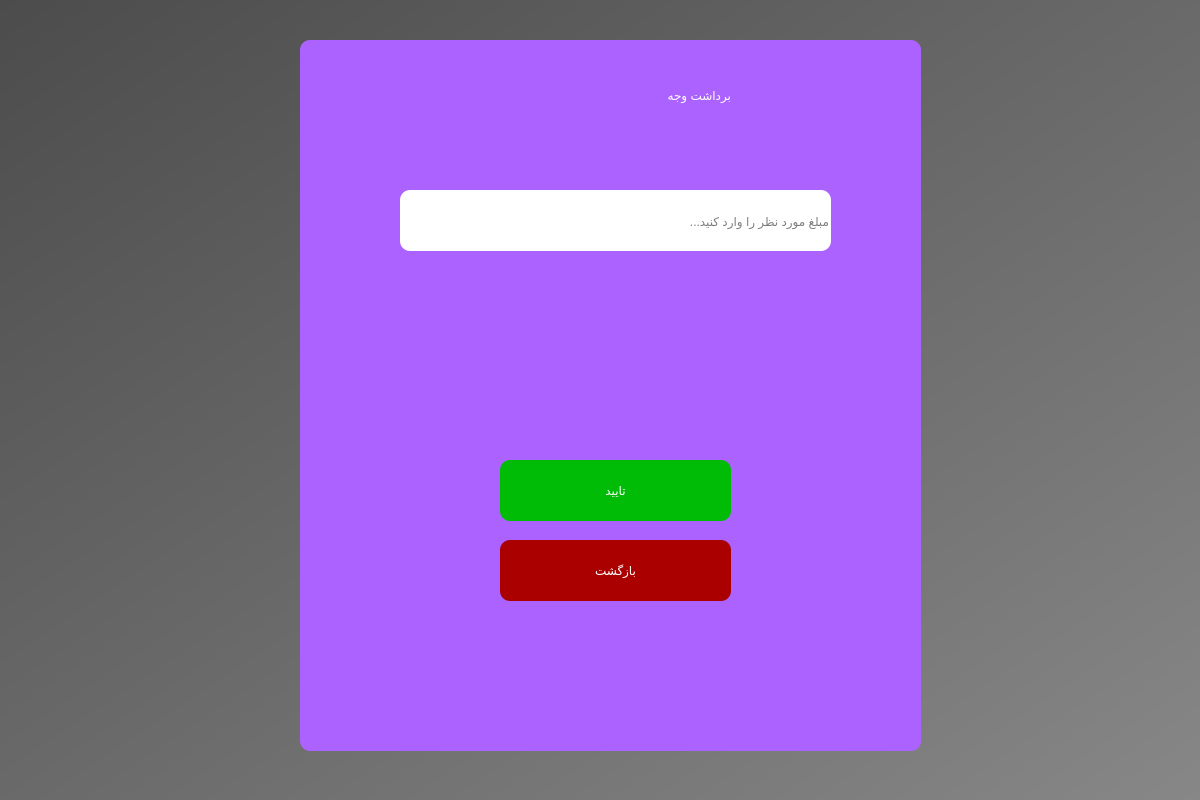
<?xml version="1.0" encoding="UTF-8"?>
<ui version="4.0">
 <class>Dialog</class>
 <widget class="QDialog" name="Dialog">
  <property name="geometry">
   <rect>
    <x>0</x>
    <y>0</y>
    <width>1200</width>
    <height>800</height>
   </rect>
  </property>
  <property name="windowTitle">
   <string>Dialog</string>
  </property>
  <widget class="QWidget" name="bgwidget" native="true">
   <property name="geometry">
    <rect>
     <x>0</x>
     <y>0</y>
     <width>1200</width>
     <height>800</height>
    </rect>
   </property>
   <property name="styleSheet">
    <string notr="true">QWidget#bgwidget{
background-color:qlineargradient(spread:pad, x1:0, y1:0, x2:1, y2:1, stop:0 rgba(76, 76, 76, 255), stop:1 rgba(135, 135, 135, 255))
}</string>
   </property>
   <widget class="QWidget" name="widget" native="true">
    <property name="geometry">
     <rect>
      <x>300</x>
      <y>40</y>
      <width>621</width>
      <height>711</height>
     </rect>
    </property>
    <property name="styleSheet">
     <string notr="true">QWidget#widget{
background-color:rgb(171, 98, 255);
border-radius:10px;
text-shadow: 0 0 3px #FF0000, 0 0 5px #0000FF
}</string>
    </property>
    <widget class="QLabel" name="label">
     <property name="geometry">
      <rect>
       <x>190</x>
       <y>30</y>
       <width>241</width>
       <height>51</height>
      </rect>
     </property>
     <property name="styleSheet">
      <string notr="true">font: 700 36pt &quot;Vazir&quot;;
color: rgb(255, 255, 255);</string>
     </property>
     <property name="text">
      <string>برداشت وجه</string>
     </property>
    </widget>
    <widget class="QLineEdit" name="withdraw_input">
     <property name="geometry">
      <rect>
       <x>100</x>
       <y>150</y>
       <width>431</width>
       <height>61</height>
      </rect>
     </property>
     <property name="styleSheet">
      <string notr="true">border-radius:10px;
font: 500 18pt &quot;Poppins Medium&quot;;
background-color:white;
font: 20pt &quot;Vazir&quot;;</string>
     </property>
     <property name="placeholderText">
      <string>مبلغ مورد نظر را وارد کنید...</string>
     </property>
    </widget>
    <widget class="QPushButton" name="confirm_withdraw">
     <property name="geometry">
      <rect>
       <x>200</x>
       <y>420</y>
       <width>231</width>
       <height>61</height>
      </rect>
     </property>
     <property name="styleSheet">
      <string notr="true">border-radius:10px;
background-color:rgb(0, 188, 6);
font: 700 26pt &quot;Vazir&quot;;
color:white</string>
     </property>
     <property name="text">
      <string>تایید</string>
     </property>
    </widget>
    <widget class="QPushButton" name="return_withdraw">
     <property name="geometry">
      <rect>
       <x>200</x>
       <y>500</y>
       <width>231</width>
       <height>61</height>
      </rect>
     </property>
     <property name="styleSheet">
      <string notr="true">border-radius:10px;
background-color:rgb(170, 0, 0);
font: 700 26pt &quot;Vazir&quot;;
color:white</string>
     </property>
     <property name="text">
      <string>بازگشت</string>
     </property>
    </widget>
    <widget class="QLabel" name="blank_label_withdraw">
     <property name="geometry">
      <rect>
       <x>80</x>
       <y>220</y>
       <width>421</width>
       <height>41</height>
      </rect>
     </property>
     <property name="styleSheet">
      <string notr="true">font: 700 24pt &quot;Vazir&quot;;
color: rgb(170, 0, 0)</string>
     </property>
     <property name="text">
      <string/>
     </property>
    </widget>
   </widget>
  </widget>
 </widget>
 <resources/>
 <connections/>
</ui>
